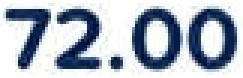
#> input picture 4d23218a-2c65-4ef1-a05a-1d054ffcd28e__amount.jpg, 81 x 26 px (shown 3 times larger)
$ python 'typography(test).py' 4d23218a-2c65-4ef1-a05a-1d054ffcd28e__amount.jpg
#> lines starting #> are read from the running program, lines starting #| are printed output that depends on the picture; after the words box and inside, x2 and y2 are one past the last pixel; in counts of white or black regions, pixels touching at a corner belong together; long printed decimals are rounded
import cv2
import numpy as np
import os
import sys


WEIGHT_HEIGHT_OUTLIER = 30
WEIGHT_RATIO_OUTLIER = 20
WEIGHT_GAP_OUTLIER = 30
WEIGHT_Y_OUTLIER = 25
WEIGHT_HEIGHT_STD = 20
WEIGHT_RATIO_STD = 25
WEIGHT_Y_STD = 30
WEIGHT_SYMBOL_WIDE = 50
WEIGHT_SYMBOL_RATIO = 40
FAKE_THRESHOLD = 35


def analyze_inconsistencies(bounding_boxes):
    if len(bounding_boxes) < 2:
        return {}

    heights = np.array([h for _, _, _, h in bounding_boxes], dtype=float)
    widths = np.array([w for _, _, w, _ in bounding_boxes], dtype=float)
    y_pos = np.array([y for _, y, _, _ in bounding_boxes], dtype=float)
    ratios = widths / heights

    raw_gaps = np.array(
        [bounding_boxes[i][0] - (bounding_boxes[i - 1][0] + bounding_boxes[i - 1][2])
         for i in range(1, len(bounding_boxes))],
        dtype=float
    )

    structural_gap_indices = []
    decimal_gap_idx = None

    if len(raw_gaps) >= 2:
        decimal_gap_idx = len(raw_gaps) - 2
        structural_gap_indices.append(decimal_gap_idx)

        idx = len(raw_gaps) - 5
        while idx >= 0:
            structural_gap_indices.append(idx)
            idx -= 3

    analysis_gaps = np.delete(raw_gaps, structural_gap_indices) if structural_gap_indices else raw_gaps

    digits_before_decimal = (
        decimal_gap_idx + 1 if decimal_gap_idx is not None else len(bounding_boxes)
    )

    def outlier_mask(values, n_std=2.0):
        mean, std = values.mean(), values.std()
        mask = (np.abs(values - mean) > n_std * std
                if std > 0 else np.zeros(len(values), dtype=bool))
        return mask, mean, std

    height_flags_raw, h_mean, h_std = outlier_mask(heights)
    height_flags = height_flags_raw.copy()
    ratio_flags, r_mean, r_std = outlier_mask(ratios)

    if digits_before_decimal <= 4:
        height_flags[0] = False
        ratio_flags[0] = False

    gap_flags = np.zeros(len(raw_gaps), dtype=bool)

    if len(analysis_gaps) > 0:
        median_gap = float(np.median(analysis_gaps))
        median_width = float(np.median(widths))

        for i in range(len(raw_gaps)):
            gap = raw_gaps[i]

            if i in structural_gap_indices:
                if gap > median_width * 0.8:
                    gap_flags[i] = True
            else:
                if abs(gap - median_gap) > max(2.0, median_gap * 0.5) or gap > median_width * 0.25:
                    gap_flags[i] = True

        g_mean, g_std = analysis_gaps.mean(), analysis_gaps.std()
    else:
        g_mean, g_std = 0.0, 0.0

    bottom_pos = np.array([y + h for _, y, _, h in bounding_boxes], dtype=float)

    median_y = np.median(y_pos)
    median_bottom = np.median(bottom_pos)

    y_flags = (np.abs(y_pos - median_y) >= 1.0) | (np.abs(bottom_pos - median_bottom) >= 2.0)

    y_mean, y_std = y_pos.mean(), y_pos.std()

    y_diffs = np.diff(y_pos)
    monotonic_drift = (
        (np.all(y_diffs <= 0) or np.all(y_diffs >= 0))
        and y_std > 0.5
    )

    return dict(
        heights=heights, ratios=ratios, gaps=raw_gaps, y_pos=y_pos,
        height_flags=height_flags, ratio_flags=ratio_flags,
        gap_flags=gap_flags, y_flags=y_flags,
        h_mean=h_mean, h_std=h_std,
        r_mean=r_mean, r_std=r_std,
        g_mean=g_mean, g_std=g_std,
        y_mean=y_mean, y_std=y_std,
        decimal_gap_idx=decimal_gap_idx,
        digits_before_decimal=digits_before_decimal,
        monotonic_drift=monotonic_drift,
    )


def check_symbol_width(currency_box, digit_boxes):
    if not digit_boxes:
        return False, {}

    sx, sy, sw, sh = currency_box
    sym_ratio = sw / sh if sh > 0 else 0

    avg_digit_w = float(np.mean([w for _, _, w, _ in digit_boxes]))
    sym_vs_digit = sw / avg_digit_w if avg_digit_w > 0 else 0

    wide_by_ratio = sym_ratio > 1.3
    wide_by_digits = sym_vs_digit > 1.8

    is_suspicious = wide_by_ratio or wide_by_digits

    return is_suspicious, dict(
        sym_w=sw, sym_h=sh,
        sym_ratio=sym_ratio,
        avg_digit_w=avg_digit_w,
        sym_vs_digit=sym_vs_digit,
        wide_by_ratio=wide_by_ratio,
        wide_by_digits=wide_by_digits,
    )


def compute_verdict(stats, symbol_check=None):
    score = 0
    reasons = []

    if symbol_check and symbol_check[0]:
        det = symbol_check[1]
        contrib = 0
        sub = []
        if det["wide_by_ratio"]:
            contrib += WEIGHT_SYMBOL_RATIO
            sub.append(f"w/h={det['sym_ratio']:.3f}>1.3 (+{WEIGHT_SYMBOL_RATIO} pts)")
        if det["wide_by_digits"]:
            contrib += WEIGHT_SYMBOL_WIDE
            sub.append(f"sym/digit={det['sym_vs_digit']:.2f}>1.8 (+{WEIGHT_SYMBOL_WIDE} pts)")
        score += contrib
        reasons.append(f"  [FAIL] P SYMBOL TOO WIDE — digit likely merged in: {', '.join(sub)}")
    else:
        if symbol_check:
            det = symbol_check[1]
            reasons.append(f"  [OK] P symbol width normal (w/h={det['sym_ratio']:.3f})")

    if not stats:
        reasons.append("  [INFO] Too few digit boxes to analyse further.")
        verdict = "FAIL: FAKE" if score >= FAKE_THRESHOLD else "PASS: REAL"
        return verdict, score, reasons

    h_std_contrib = stats["h_std"] * WEIGHT_HEIGHT_STD
    score += h_std_contrib
    reasons.append(f"  Height std = {stats['h_std']:.2f}px (+{h_std_contrib:.0f} pts)")

    y_std_contrib = stats["y_std"] * WEIGHT_Y_STD
    score += y_std_contrib
    reasons.append(f"  Y std = {stats['y_std']:.2f}px (+{y_std_contrib:.0f} pts)")

    r_std_contrib = stats["r_std"] * WEIGHT_RATIO_STD
    score += r_std_contrib
    reasons.append(f"  Ratio std = {stats['r_std']:.3f} (+{r_std_contrib:.0f} pts)")

    score += np.sum(stats["height_flags"]) * WEIGHT_HEIGHT_OUTLIER
    score += np.sum(stats["ratio_flags"]) * WEIGHT_RATIO_OUTLIER
    score += np.sum(stats["gap_flags"]) * WEIGHT_GAP_OUTLIER
    score += np.sum(stats["y_flags"]) * WEIGHT_Y_OUTLIER

    if stats.get("monotonic_drift"):
        score += 20

    verdict = "FAIL: FAKE" if score >= FAKE_THRESHOLD else "PASS: REAL"
    return verdict, score, reasons


def draw_verdict_on_image(proof_img, verdict, score, reasons):
    line_h = 18
    padding = 8
    n_lines = len(reasons) + 2
    banner_h = n_lines * line_h + padding * 2

    h, w = proof_img.shape[:2]
    extended = np.zeros((h + banner_h, w, 3), dtype=np.uint8)
    extended[:h] = proof_img

    banner_color = (30, 0, 0) if "FAIL" in verdict else (0, 30, 0)
    extended[h:] = banner_color

    font = cv2.FONT_HERSHEY_SIMPLEX
    header = f"{verdict} (score: {score:.0f})"

    cv2.putText(extended, header, (padding, h + padding + line_h),
                font, 0.45, (255, 255, 255), 1)

    return extended


def process_image(image_path):
    img = cv2.imread(image_path)
#> img is the input picture: shape (26, 81, 3); mean B, G, R 194.8, 181.7, 172.1
    if img is None:
        return None, "Error: Could not read image.", 0, []

    gray = cv2.cvtColor(img, cv2.COLOR_BGR2GRAY)
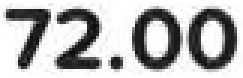
#> gray: shape (26, 81) (shown 3 times larger); min 8, max 255, mean 180.4
    _, thresh = cv2.threshold(gray, 0, 255, cv2.THRESH_BINARY_INV + cv2.THRESH_OTSU)
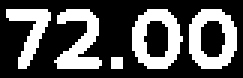
#> thresh: shape (26, 81) (shown 3 times larger); 33% white; 5 white regions (1 under 20 px)

    contours, _ = cv2.findContours(thresh, cv2.RETR_EXTERNAL, cv2.CHAIN_APPROX_SIMPLE)
#> contours = 5 contours, 1 with area under 20; largest, box (x1, y1, x2, y2) and area: (44, 3, 61, 23) 243, (63, 3, 79, 23) 242, (18, 3, 34, 23) 132, (2, 3, 17, 23) 96

    bounding_boxes = sorted(
        [(x, y, w, h) for c in contours
         for x, y, w, h in [cv2.boundingRect(c)] if h > 15 and w > 5],
        key=lambda b: b[0]
    )
#> bounding_boxes = [(2, 3, 15, 20), (18, 3, 16, 20), (44, 3, 17, 20), (63, 3, 16, 20)]

    if not bounding_boxes:
        return None, "Error: No characters detected.", 0, []

    currency_box = bounding_boxes[0]
#> currency_box = (2, 3, 15, 20)
    digit_boxes = bounding_boxes[1:]
#> digit_boxes = [(18, 3, 16, 20), (44, 3, 17, 20), (63, 3, 16, 20)]

    symbol_check = check_symbol_width(currency_box, digit_boxes)
#> in check_symbol_width, `sx, sy, sw, sh = currency_box`: sx = 2; sy = 3; sw = 15; sh = 20
#> in check_symbol_width, `sym_ratio = sw / sh if sh > 0 else 0`: sym_ratio = 0.75
#> in check_symbol_width, `avg_digit_w = float(np.mean([w for _, _, w, _ in digit_boxes]))`: avg_digit_w = 16.33
#> in check_symbol_width, `sym_vs_digit = sw / avg_digit_w if avg_digit_w > 0 else 0`: sym_vs_digit = 0.918
#> in check_symbol_width, `wide_by_ratio = sym_ratio > 1.3`: wide_by_ratio = False
    stats = analyze_inconsistencies(digit_boxes)
#> in analyze_inconsistencies, `heights = np.array([h for _, _, _, h in bounding_boxes], dtype=float)`: heights = [20, 20, 20]
#> in analyze_inconsistencies, `widths = np.array([w for _, _, w, _ in bounding_boxes], dtype=float)`: widths = [16, 17, 16]
#> in analyze_inconsistencies, `y_pos = np.array([y for _, y, _, _ in bounding_boxes], dtype=float)`: y_pos = [3, 3, 3]
#> in analyze_inconsistencies, `ratios = widths / heights`: ratios = [0.8, 0.85, 0.8]
#> in analyze_inconsistencies, `raw_gaps = np.array( [bounding_boxes[i][0] - (bounding_boxes[i - 1][0]..`: raw_gaps = [10, 2]
#> in analyze_inconsistencies, `decimal_gap_idx = len(raw_gaps) - 2`: decimal_gap_idx = 0
#> in analyze_inconsistencies, `idx = len(raw_gaps) - 5`: idx = -3
#> after the loop in analyze_inconsistencies, `while idx >= 0:`: structural_gap_indices = [0]
#> in analyze_inconsistencies, `analysis_gaps = np.delete(raw_gaps, structural_gap_indices) if structu..`: analysis_gaps = [2]
#> in analyze_inconsistencies, `digits_before_decimal = ( decimal_gap_idx + 1 if decimal_gap_idx is no..`: digits_before_decimal = 1
#> in outlier_mask, `mean, std = values.mean(), values.std()`: mean = 20; std = 0
#> in outlier_mask, `mask = (np.abs(values - mean) > n_std * std if std > 0 else np.zeros(l..`: mask = [False, False, False]
#> in analyze_inconsistencies, `height_flags_raw, h_mean, h_std = outlier_mask(heights)`: h_mean = 20; h_std = 0
#> in analyze_inconsistencies, `height_flags = height_flags_raw.copy()`: height_flags = [False, False, False]
#> in analyze_inconsistencies, `ratio_flags, r_mean, r_std = outlier_mask(ratios)`: r_mean = 0.817; r_std = 0.0236
#> in analyze_inconsistencies, `gap_flags = np.zeros(len(raw_gaps), dtype=bool)`: gap_flags = [False, False]
#> in analyze_inconsistencies, `median_gap = float(np.median(analysis_gaps))`: median_gap = 2
#> in analyze_inconsistencies, `median_width = float(np.median(widths))`: median_width = 16
#> the loop in analyze_inconsistencies, `for i in range(len(raw_gaps)):` made 2 passes
#> gap on passes 1 to 2: 10, 2
#> in analyze_inconsistencies, `g_mean, g_std = analysis_gaps.mean(), analysis_gaps.std()`: g_mean = 2; g_std = 0
#> in analyze_inconsistencies, `bottom_pos = np.array([y + h for _, y, _, h in bounding_boxes], dtype=..`: bottom_pos = [23, 23, 23]
#> in analyze_inconsistencies, `median_y = np.median(y_pos)`: median_y = 3
#> in analyze_inconsistencies, `median_bottom = np.median(bottom_pos)`: median_bottom = 23
#> in analyze_inconsistencies, `y_flags = (np.abs(y_pos - median_y) >= 1.0) | (np.abs(bottom_pos - med..`: y_flags = [False, False, False]
#> in analyze_inconsistencies, `y_mean, y_std = y_pos.mean(), y_pos.std()`: y_mean = 3; y_std = 0
#> in analyze_inconsistencies, `y_diffs = np.diff(y_pos)`: y_diffs = [0, 0]
#> in analyze_inconsistencies, `monotonic_drift = ( (np.all(y_diffs <= 0) or np.all(y_diffs >= 0)) and..`: monotonic_drift = False
#> stats = 19 items
    verdict, score, reasons = compute_verdict(stats, symbol_check=symbol_check)
#> in compute_verdict, `det = symbol_check[1]`: det = {'sym_w': 15, 'sym_h': 20, 'sym_ratio': 0.75, 'avg_digit_w': 16.33, 'sym_vs_digit': 0.918, 'wide_by_ratio': False, 'wide_by_digits': False}
#> in compute_verdict, `h_std_contrib = stats["h_std"] * WEIGHT_HEIGHT_STD`: h_std_contrib = 0
#> in compute_verdict, `r_std_contrib = stats["r_std"] * WEIGHT_RATIO_STD`: r_std_contrib = 0.589
#> in compute_verdict, `verdict = "FAIL: FAKE" if score >= FAKE_THRESHOLD else "PASS: REAL"`: verdict = 'PASS: REAL'
#> verdict = 'PASS: REAL'; score = 0.589; reasons = ['  [OK] P symbol width normal (w/h=0.750)', '  Height std = 0.00px (+0 pts)', '  Y std = 0.00px (+0 pts)', '  Ratio std = 0.024 (+1 pts)']

    proof_img = cv2.cvtColor(thresh, cv2.COLOR_GRAY2BGR)
#> proof_img: shape (26, 81, 3); 33% white; 5 white regions (1 under 20 px), largest, box (x1, y1, x2, y2) and area: (44, 3, 61, 23) 191, (63, 3, 79, 23) 189, (18, 3, 34, 23) 171, (2, 3, 17, 23) 128

    final_img = draw_verdict_on_image(proof_img, verdict, score, reasons)
#> in draw_verdict_on_image, `n_lines = len(reasons) + 2`: n_lines = 6
#> in draw_verdict_on_image, `banner_h = n_lines * line_h + padding * 2`: banner_h = 124
#> in draw_verdict_on_image, `extended[:h] = proof_img`:
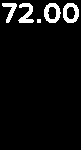
#> extended: shape (150, 81, 3); 5.7% white; 5 white regions (1 under 20 px), largest, box (x1, y1, x2, y2) and area: (44, 3, 61, 23) 191, (63, 3, 79, 23) 189, (18, 3, 34, 23) 171, (2, 3, 17, 23) 128
#> in draw_verdict_on_image, `extended[h:] = banner_color`:
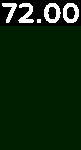
#> extended: shape (150, 81, 3); mean B, G, R 14.6, 39.4, 14.6
#> in draw_verdict_on_image, `header = f"{verdict} (score: {score:.0f})"`: header = 'PASS: REAL (score: 1)'
#> in draw_verdict_on_image, `cv2.putText(extended, header, (padding, h + padding + line_h), font, 0..`:
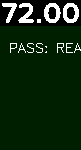
#> extended: shape (150, 81, 3); 1.45% of pixels changed, all inside (x1, y1, x2, y2) = (10, 43, 81, 53)

    return final_img, verdict, score, reasons


if __name__ == "__main__":
    if len(sys.argv) < 2:
        print("Usage: python script.py <image_path>")
        sys.exit()

    image_path = sys.argv[1]
    output_path = "result.png"

    img, verdict, score, reasons = process_image(image_path)
#> verdict = 'PASS: REAL'; score = 0.589

    if img is None:
        print(verdict)
        sys.exit()

    cv2.imwrite(output_path, img)

    print("\n=== RESULT ===")
    print("Verdict:", verdict)
#| Verdict: PASS: REAL
    print("Score:", score)
#| Score: 0.5893
    for r in reasons:
        print(r)
#> this loop made 4 passes
#> r on passes 1 to 4: '  [OK] P symbol width normal (w/h=0.750)', '  Height std = 0.00px (+0 pts)', '  Y std = 0.00px (+0 pts)', '  Ratio std = 0.024 (+1 pts)'
#> (printed output is left out)

    print(f"\nSaved to: {output_path}")

$ run again, on 4d23218a-2c65-4ef1-a05a-1d054ffcd28e__phone_number.jpg
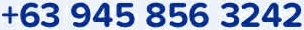
#> input picture 4d23218a-2c65-4ef1-a05a-1d054ffcd28e__phone_number.jpg, 304 x 30 px
#> in process_image, img is the input picture: shape (30, 304, 3); mean B, G, R 208.5, 173.6, 157.1
#> in process_image, `_, thresh = cv2.threshold(gray, 0, 255, cv2.THRESH_BINARY_INV + cv2.TH..`:
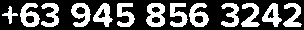
#> thresh: shape (30, 304); 35.1% white; 13 white regions
#> contours = 13 contours; largest, box (x1, y1, x2, y2) and area: (146, 3, 165, 27) 346, (20, 3, 40, 27) 290, (189, 3, 209, 27) 286, (71, 3, 91, 27) 286, (93, 3, 113, 27) 244
#> bounding_boxes = [(2, 6, 16, 18), (20, 3, 20, 24), (41, 3, 18, 24), (71, 3, 20, 24), (93, 3, 20, 24), (117, 3, 18, 24), (146, 3, 19, 24), (170, 3, 18, 24), (189, 3, 20, 24), (221, 3, 18, 24), (241, 3, 19, 24), (262, 3, 20, 24), (283, 3, 19, 24)]
#> currency_box = (2, 6, 16, 18)
#> digit_boxes = [(20, 3, 20, 24), (41, 3, 18, 24), (71, 3, 20, 24), (93, 3, 20, 24), (117, 3, 18, 24), (146, 3, 19, 24), (170, 3, 18, 24), (189, 3, 20, 24), (221, 3, 18, 24), (241, 3, 19, 24), (262, 3, 20, 24), (283, 3, 19, 24)]
#> sx = 2; sy = 6; sw = 16; sh = 18
#> sym_ratio = 0.889
#> avg_digit_w = 19.08
#> sym_vs_digit = 0.838
#> wide_by_ratio = False
#> heights = [24, 24, 24, 24, 24, 24, 24, 24, 24, 24, 24, 24]
#> widths = [20, 18, 20, 20, 18, 19, 18, 20, 18, 19, 20, 19]
#> y_pos = [3, 3, 3, 3, 3, 3, 3, 3, 3, 3, 3, 3]
#> ratios = [0.833, 0.75, 0.833, 0.833, 0.75, 0.792, 0.75, 0.833, 0.75, 0.792, 0.833, 0.792]
#> raw_gaps = [1, 12, 2, 4, 11, 5, 1, 12, 2, 2, 1]
#> decimal_gap_idx = 9
#> in analyze_inconsistencies, `idx = len(raw_gaps) - 5`: idx = 6
#> the loop in analyze_inconsistencies, `while idx >= 0:` made 3 passes
#> idx on passes 1 to 3: 3, 0, -3
#> after the loop in analyze_inconsistencies, `while idx >= 0:`: idx = -3; structural_gap_indices = [9, 6, 3, 0]
#> analysis_gaps = [12, 2, 11, 5, 12, 2, 1]
#> digits_before_decimal = 10
#> mean = 24; std = 0
#> mask = [False, False, False, False, False, False, False, False, False, False, False, False]
#> height_flags_raw has the same summary as mask in outlier_mask; h_mean = 24; h_std = 0
#> height_flags has the same summary as mask in outlier_mask
#> ratio_flags has the same summary as mask in outlier_mask; r_mean = 0.795; r_std = 0.0359
#> in analyze_inconsistencies, `gap_flags = np.zeros(len(raw_gaps), dtype=bool)`: gap_flags = [False, False, False, False, False, False, False, False, False, False, False]
#> median_gap = 5
#> median_width = 19
#> the loop in analyze_inconsistencies, `for i in range(len(raw_gaps)):` made 11 passes
#> gap on passes 1 to 8: 1, 12, 2, 4, 11, 5, 1, 12
#> after the loop in analyze_inconsistencies, `for i in range(len(raw_gaps)):`: gap_flags = [False, True, True, False, True, True, False, True, True, False, True]
#> g_mean = 6.43; g_std = 4.69
#> bottom_pos = [27, 27, 27, 27, 27, 27, 27, 27, 27, 27, 27, 27]
#> median_y = 3
#> median_bottom = 27
#> y_flags has the same summary as mask in outlier_mask
#> y_mean = 3; y_std = 0
#> y_diffs = [0, 0, 0, 0, 0, 0, 0, 0, 0, 0, 0]
#> monotonic_drift = False
#> stats = 19 items
#> det = {'sym_w': 16, 'sym_h': 18, 'sym_ratio': 0.889, 'avg_digit_w': 19.08, 'sym_vs_digit': 0.838, 'wide_by_ratio': False, 'wide_by_digits': False}
#> h_std_contrib = 0
#> r_std_contrib = 0.898
#> in compute_verdict, `score += np.sum(stats["gap_flags"]) * WEIGHT_GAP_OUTLIER`: score = 210.9
#> in compute_verdict, `verdict = "FAIL: FAKE" if score >= FAKE_THRESHOLD else "PASS: REAL"`: verdict = 'FAIL: FAKE'
#> in process_image, `verdict, score, reasons = compute_verdict(stats, symbol_check=symbol_c..`: score = 210.9; reasons = ['  [OK] P symbol width normal (w/h=0.889)', '  Height std = 0.00px (+0 pts)', '  Y std = 0.00px (+0 pts)', '  Ratio std = 0.036 (+1 pts)']
#> proof_img: shape (30, 304, 3); 35.1% white; 13 white regions, largest, box (x1, y1, x2, y2) and area: (146, 3, 165, 27) 309, (20, 3, 40, 27) 284, (189, 3, 209, 27) 281
#> n_lines = 6
#> banner_h = 124
#> header = 'FAIL: FAKE (score: 211)'
#> in draw_verdict_on_image, `cv2.putText(extended, header, (padding, h + padding + line_h), font, 0..`:
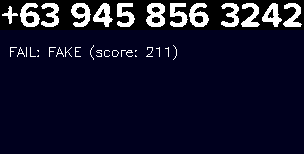
#> extended: shape (154, 304, 3); mean B, G, R 43.2, 19.2, 19.2
#> `img, verdict, score, reasons = process_image(image_path)`: verdict = 'FAIL: FAKE'; score = 210.9
#| Verdict: FAIL: FAKE
#| Score: 210.898
#> the loop `for r in reasons:` made 4 passes
#> r on passes 1 to 4: '  [OK] P symbol width normal (w/h=0.889)', '  Height std = 0.00px (+0 pts)', '  Y std = 0.00px (+0 pts)', '  Ratio std = 0.036 (+1 pts)'
#> (printed output is left out)
